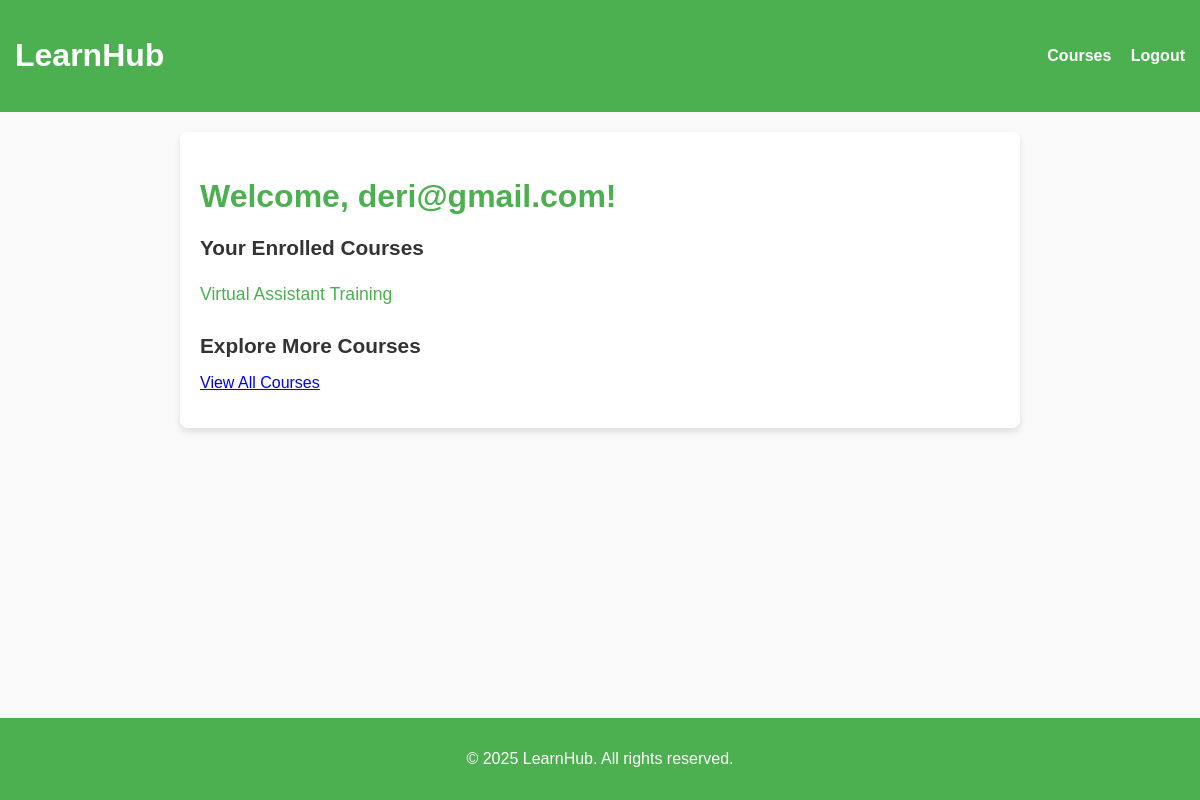
The app's page /profile.php (signed in) with its own data.
### tables this page shows
CREATE TABLE `users` (
  `id` int(11) NOT NULL,
  `name` varchar(20) NOT NULL,
  `email` varchar(20) NOT NULL,
  `password` varchar(255) NOT NULL,
  `created_at` timestamp NOT NULL DEFAULT CURRENT_TIMESTAMP ON UPDATE CURRENT_TIMESTAMP
);

CREATE TABLE `enrollments` (
  `id` int(11) NOT NULL,
  `user_id` int(11) DEFAULT NULL,
  `course_id` int(11) DEFAULT NULL,
  `enrollment_date` timestamp NOT NULL DEFAULT CURRENT_TIMESTAMP
);

CREATE TABLE `courses` (
  `id` int(11) NOT NULL,
  `title` varchar(100) NOT NULL,
  `description` text,
  `instructor_id` int(11) DEFAULT NULL,
  `created_at` timestamp NOT NULL DEFAULT CURRENT_TIMESTAMP
);

### profile.php (the view, shortened to what this page needs)
<?php
include('db.php');
$user_id = $_SESSION['user_id'];
$query = "SELECT * FROM users WHERE id='$user_id'";
$result = mysqli_query($conn, $query);
$user = mysqli_fetch_assoc($result);
$course_query = "SELECT * FROM courses INNER JOIN enrollments ON courses.id = enrollments.course_id WHERE enrollments.user_id = '$user_id'";
$course_result = mysqli_query($conn, $course_query);
?>
<!DOCTYPE html>
<html lang="en">
<head>
</head>
<body>
    <header>
        <div class="navbar">
            <div class="logo">
                <h1><a href="index.php">LearnHub</a></h1>
            </div>
            <div class="nav-links">
                <a href="courses.php">Courses</a>
                <a href="logout.php">Logout</a>
            </div>
        </div>
    </header>
    <div class="profile-container">
        <h2>Welcome, <?php echo htmlspecialchars($user['email']); ?>!</h2>
        <h3>Your Enrolled Courses</h3>
        <ul class="course-list">
            <?php while ($course = mysqli_fetch_assoc($course_result)): ?>
                <li>
                    <a href="course_content.php?course_id=<?php echo $course['id']; ?>">
                        <?php echo htmlspecialchars($course['title']); ?>
                    </a>
                </li>
            <?php endwhile; ?>
        </ul>
        <h3>Explore More Courses</h3>
        <p><a href="courses.php">View All Courses</a></p>
    </div>
    <footer>
        <p>&copy; 2025 LearnHub. All rights reserved.</p>
    </footer>
</body>
</html>

### profile.php (style rules this page uses)
body { margin: 0; font-family: Arial, sans-serif; background-color: #f9f9f9; color: #333; }
header { background-color: #4CAF50; padding: 1em 0; text-align: center; color: white; }
header .navbar { display: flex; justify-content: space-between; align-items: center; max-width: 1200px; margin: 0 auto; padding: 0 15px; }
header .navbar .logo h1 a { color: white; text-decoration: none; }
header .navbar .nav-links a { color: white; text-decoration: none; margin-left: 15px; font-weight: bold; }
footer { text-align: center; padding: 1em 0; background-color: #4CAF50; color: white; position: fixed; bottom: 0; width: 100%; }
.profile-container { padding: 20px; max-width: 800px; margin: 20px auto; background-color: white; border-radius: 8px; box-shadow: 0 4px 6px rgba(0, 0, 0, 0.1); }
.profile-container h2 { font-size: 2em; color: #4CAF50; margin-bottom: 20px; }
.profile-container h3 { font-size: 1.3em; color: #333; margin-bottom: 10px; }
.profile-container p { font-size: 1em; color: #555; }
.course-list { list-style-type: none; padding: 0; }
.course-list li { font-size: 1.1em; padding: 8px 0; border-bottom: 1px solid #ddd; }
.course-list li:last-child { border-bottom: none; }
.course-list li a { text-decoration: none; color: #4CAF50; transition: color 0.3s ease-in-out; }

### records on screen
users: email "deri@gmail.com"
enrollments: course.title "Virtual Assistant Training"
